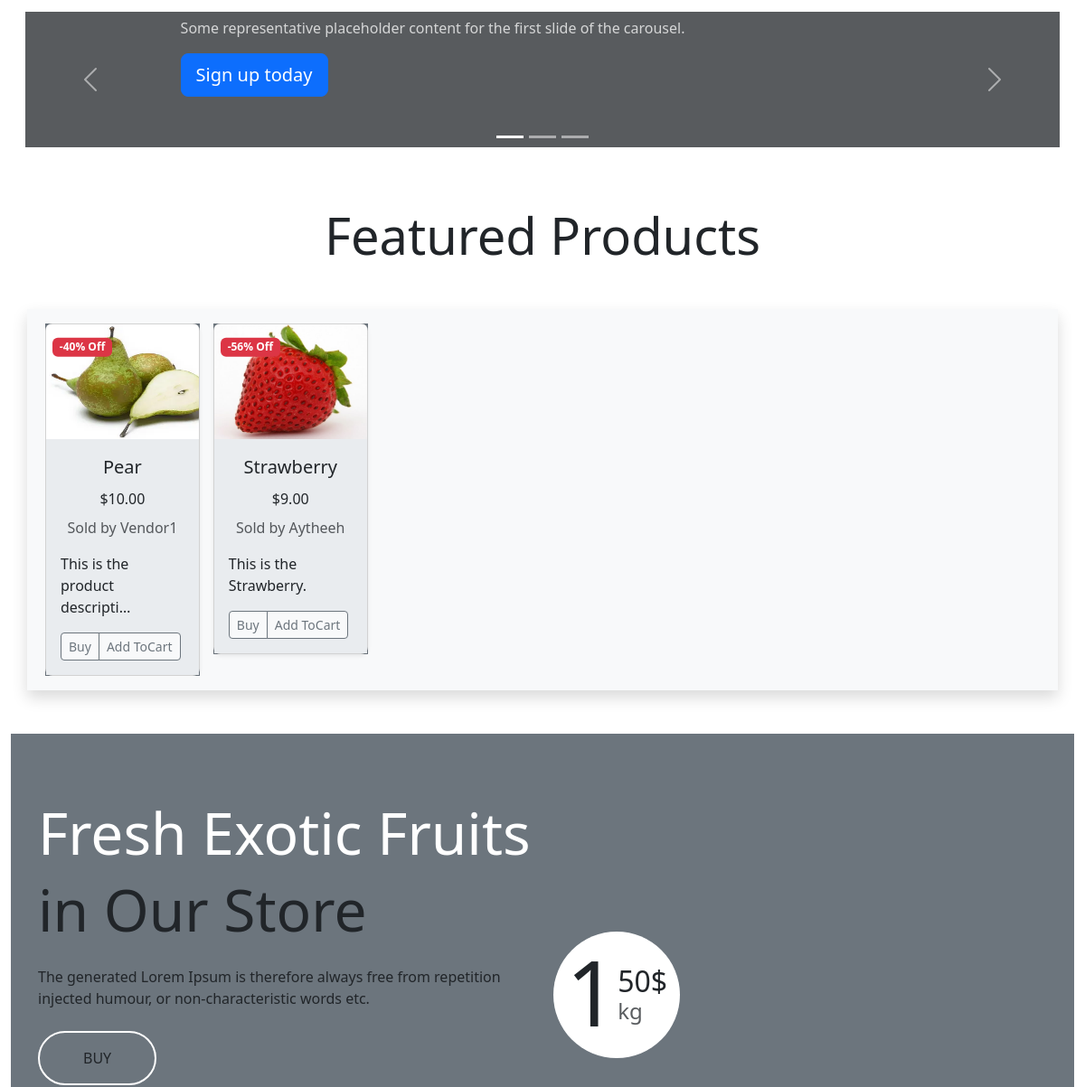
The app's page / (middle part), older data.
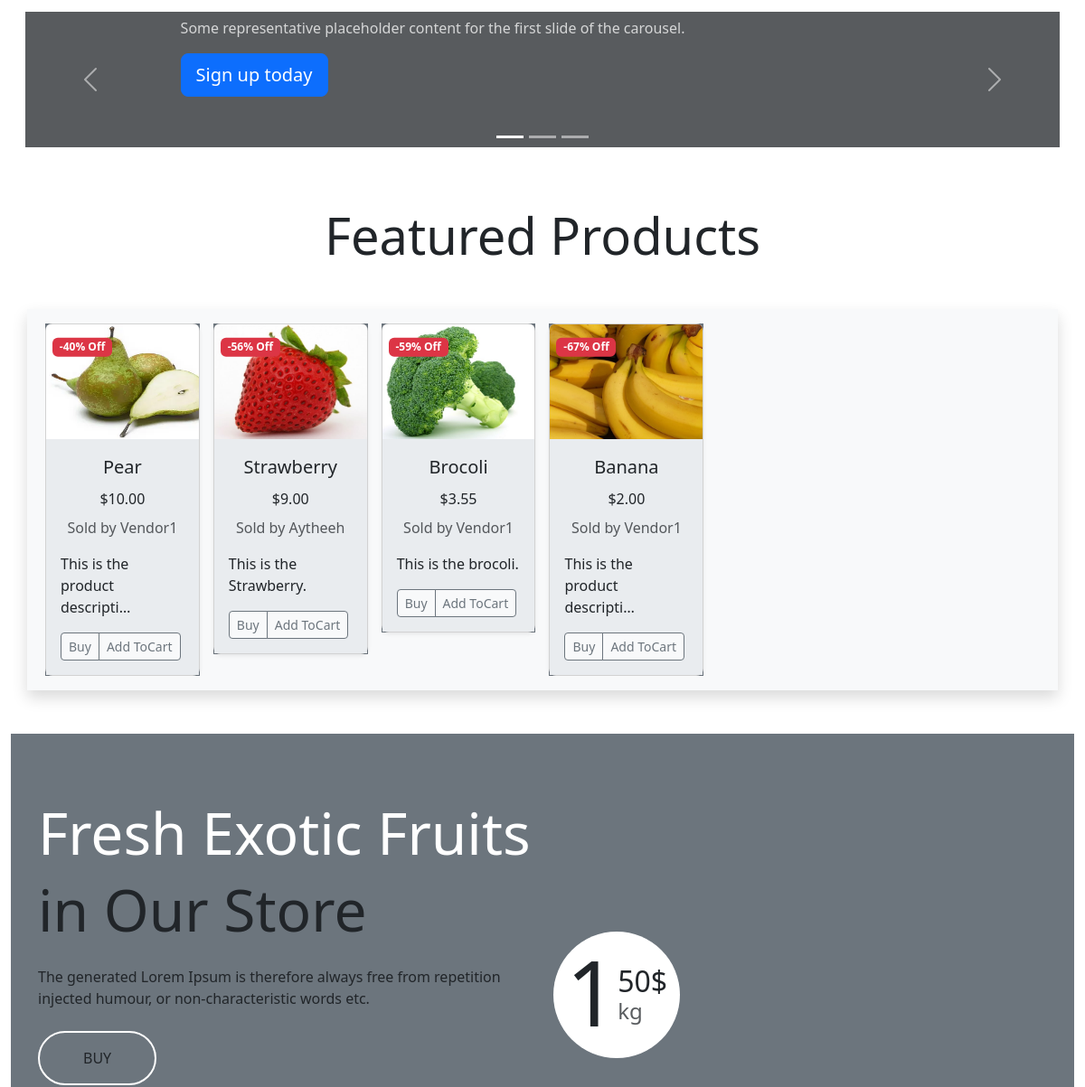
The same page, newer data.
### core/models.py (models this page shows, shortened)
class Product(models.Model):
    pid = ShortUUIDField(unique=True, length=10,
                         max_length=20, alphabet='abcdefgh12345')
    title = models.CharField(max_length=100)
    image = models.ImageField(upload_to=user_directory_path)
    description = models.TextField(
        null=True, blank=True, default="This is the product description.")
    user = models.ForeignKey(User, on_delete=models.SET_NULL, null=True)
    category = models.ForeignKey(
        Category, on_delete=models.SET_NULL, null=True)
    vendor = models.ForeignKey(Vendor, on_delete=models.SET_NULL, null=True)
    price = models.DecimalField(
        max_digits=9999999, decimal_places=2, default="1.99")
    old_price = models.DecimalField(
        max_digits=9999999, decimal_places=2, default="2.99")
    specifications = models.TextField(null=True, blank=True)
    tags = TaggableManager(blank=True)
    product_status = models.CharField(
        choices=STATUS, max_length=10, default="in_review")
    status = models.BooleanField(default=True)
    in_stock = models.BooleanField(default=True)
    featured = models.BooleanField(default=False)
    digital = models.BooleanField(default=False)
    sku = ShortUUIDField(unique=True, length=4,
                         max_length=10, alphabet='1234567890')
    date = models.DateTimeField(auto_now_add=True)
    updated = models.DateTimeField(null=True, blank=True)
    class Meta:
        verbose_name_plural = "Products"
    def get_percentage(self):
        new_price = (self.price / self.old_price) * 100
        return new_price

class Vendor(models.Model):
    vid = ShortUUIDField(unique=True, length=10, max_length=20,
                         prefix="ven", alphabet="abcdefgh12345")
    title = models.CharField(max_length=100, default='DefaultVendorName')
    image = models.ImageField(
        upload_to=user_directory_path, default='category.jpg')
    description = models.TextField(
        null=True, blank=True, default="This is the product description.")
    user = models.ForeignKey(User, on_delete=models.SET_NULL, null=True)
    address = models.CharField(max_length=100, default="123 Main St")
    contact = models.CharField(max_length=100, default="+91 999000")
    chat_response_time = models.CharField(max_length=100, default="100")
    shipping_on_time = models.CharField(max_length=100, default="100")
    authentic_rating = models.CharField(max_length=100, default="100")
    days_return = models.CharField(max_length=100, default="100")
    warrenty_period = models.CharField(max_length=100, default="100")
    class Meta:
        verbose_name_plural = "Vendors"
    def __str__(self):
        return self.title

### core/views.py (the view)
# urls.py: path('', views.home_view, name='home'),
def home_view(request):
    Products = Product.objects.filter(
        featured=True, product_status='published')
    Categories = Category.objects.all()
    context = {
        'Products': Products,
        'Categories': Categories,
    }
    return render(request, 'core/index.html', context=context)

### core/context_processors.py (called while the page is built)
def default(request):
    categories_context = Category.objects.all()
    vendors_context = Vendor.objects.all()
    try:
        address = Address.objects.get(user=request.user)
    except:
        address = None
    min_max_price = Product.objects.aggregate(Min("price"), Max("price"))
    return {
        'categories_context': categories_context,
        'vendors_context': vendors_context,
        'address_context': address,
        'min_max_price_context': min_max_price,
    }

### Templates/core/index.html (shortened to what the changed rows need)
{% extends 'core/base.html' %} {%load static %} {% block content %}
<div class="container-fluid">
  <h2 class="display-4 text-center my-5">Featured Products</h2>
  <div class="container bg-body-secondary align-items-center shadow my-4">
    <div class="row bg-body-tertiary">
      <div class="col-12">
        <div class="owl-carousel owl-theme p-2 m-2 mx-auto">
          {% for i in Products %}
          <div class="item bg-secondary align-items-center">
            <div
              class="card shadow-sm border-1 rounded-3"
              style="max-width: 250px; position: relative"
            >
              <div
                class="position-absolute top-0 start-0 translate-middle badge bg-danger"
                style="z-index: 1; margin-top: 25px; margin-left: 40px"
              >
                -{{i.get_percentage|floatformat:0}}% Off
              </div>
              <a
                href="{% url 'core:product-details' i.pid %}"
                class="text-decoration-none text-dark"
              >
                <div class="ratio ratio-4x3">
                  <img
                    src="{{ i.image.url }}"
                    class="card-img-top img-fluid"
                    width="100%"
                    height="100%"
                    role="img"
                    preserveAspectRatio="xMidYMid slice"
                    focusable="false"
                  />
                </div>
              </a>
              <div class="card-body bg-body-secondary">
                <a
                  href="{% url 'core:product-details' i.pid %}"
                  class="text-decoration-none text-dark"
                >
                  <p class="card-title text-center fs-5">{{i.title}}</p>
                </a>
                <p class="card-title text-center fs-6">
                  $<span
                    class="card-title text-center fs-6 current-product-price-{{i.id}}"
                    >{{i.price}}</span
                  >
                </p>
                <p class="card-text text-center">
                  <small class="text-body-secondary fs-6"
                    >Sold by {{i.vendor}}</small
                  >
                </p>
                <p class="card-text">{{i.description|truncatechars:30}}</p>
                <div class="d-flex justify-content-between align-items-center">
                  <div class="btn-group bg-body-tertiary mt-auto">
                    <button
                      type="button"
                      class="btn btn-sm btn-outline-secondary"
                    >
                      Buy
                    </button>
                    <button
                      type="button"
                      class="btn btn-sm btn-outline-secondary add-to-cart-btn"
                      data-index="{{i.id}}"
                      id="add-to-cart-btn"
                    >
                      Add ToCart
                    </button>
                  </div>
                </div>
              </div>
            </div>
          </div>
          {%endfor%}
        </div>
      </div>
    </div>
  </div>
  <div class="container-fluid banner bg-secondary my-5">
    <div class="container py-5">
      <div class="row g-4 align-items-center">
        <div class="col-lg-6">
          <div class="py-4">
            <h1 class="display-3 text-white">Fresh Exotic Fruits</h1>
          </div>
        </div>
        <div class="col-lg-6">
          <div class="position-relative">
            <div
              class="d-flex align-items-center justify-content-center bg-white rounded-circle position-absolute"
              style="width: 140px; height: 140px; top: 0; left: 0"
            >
              <h1 style="font-size: 100px">1</h1>
            </div>
          </div>
        </div>
      </div>
    </div>
  </div>
</div>
{% endblock content %}

Row changes from the older to the newer data that the page shows:
now on this page (row edited): Product: get_percentage "59", image (picture), title "Brocoli", price "3.55", vendor "Vendor1", description "This is the brocoli."
added Product: get_percentage "67", image (picture), title "Banana", price "2.00", vendor "Vendor1", description "This is the product descripti…"
